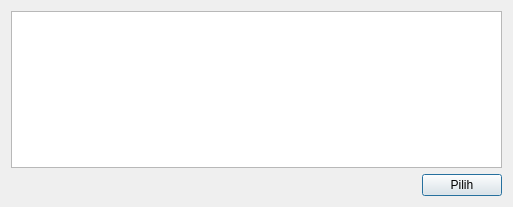
<?xml version="1.0" encoding="UTF-8"?>
<ui version="4.0">
 <class>UserSelectorDialog</class>
 <widget class="QDialog" name="UserSelectorDialog">
  <property name="geometry">
   <rect>
    <x>0</x>
    <y>0</y>
    <width>513</width>
    <height>207</height>
   </rect>
  </property>
  <property name="windowTitle">
   <string>Pilih User</string>
  </property>
  <layout class="QVBoxLayout" name="verticalLayout">
   <item>
    <widget class="QTableView" name="userView">
     <property name="editTriggers">
      <set>QAbstractItemView::NoEditTriggers</set>
     </property>
     <property name="selectionMode">
      <enum>QAbstractItemView::SingleSelection</enum>
     </property>
     <property name="selectionBehavior">
      <enum>QAbstractItemView::SelectRows</enum>
     </property>
     <attribute name="verticalHeaderVisible">
      <bool>false</bool>
     </attribute>
     <attribute name="verticalHeaderMinimumSectionSize">
      <number>15</number>
     </attribute>
     <attribute name="verticalHeaderDefaultSectionSize">
      <number>18</number>
     </attribute>
    </widget>
   </item>
   <item alignment="Qt::AlignRight">
    <widget class="QPushButton" name="pilihButton">
     <property name="text">
      <string>Pilih</string>
     </property>
    </widget>
   </item>
  </layout>
 </widget>
 <resources/>
 <connections/>
</ui>
